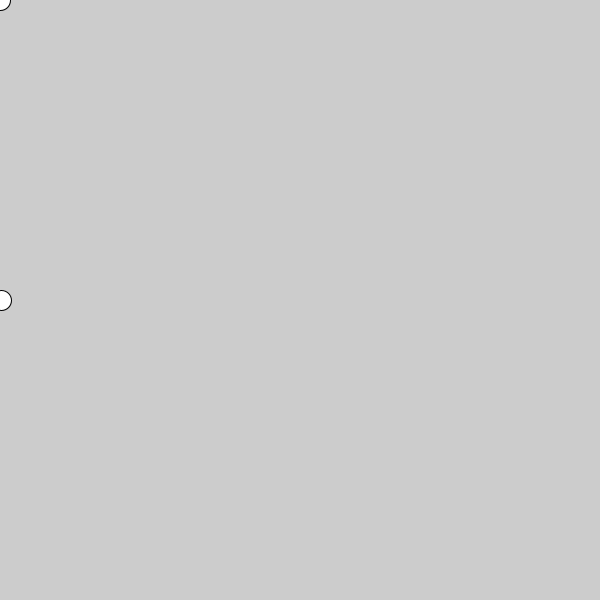
Frame 1 (no input)
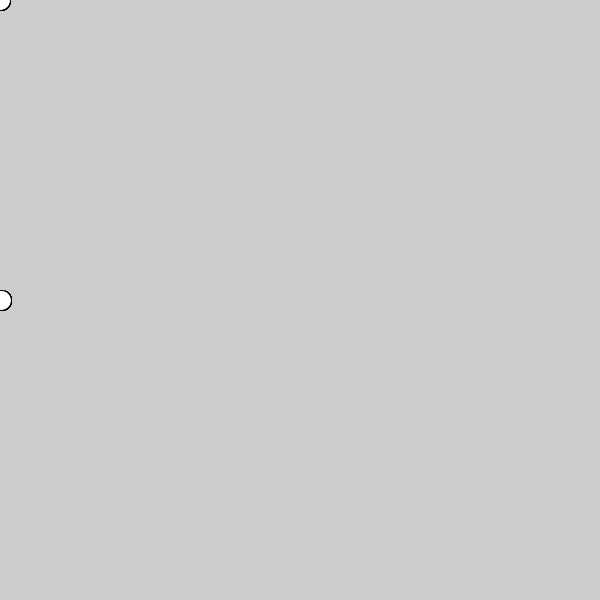
Frame 60 (the mouse pressed at the canvas centre just before this capture)
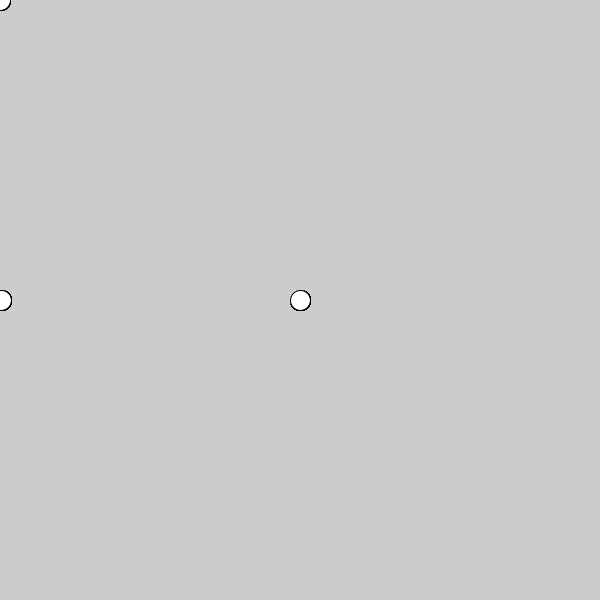
Frame 120 (the mouse held since frame 60 and released just before this capture)

The Processing sketch that drew these frames (run headless with seeded random() and noise(); from frame 60 on, the mouse is pressed at the canvas centre):

// Processing sketch: processing_187017
// ── processing_187017.pde

float gato =1;
void setup() {
  size(600, 600);
}
void draw() {
  //background(gato, 0,0);
   //gato = gato +2;
  ellipse(gato, 300, 20, 20);
  ellipse(mouseX,mouseY, 20, 20);  
}
